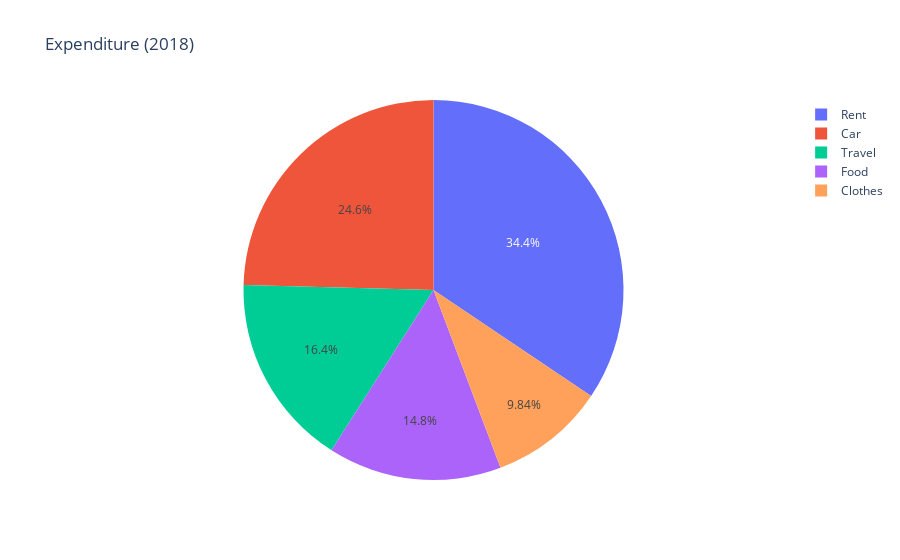
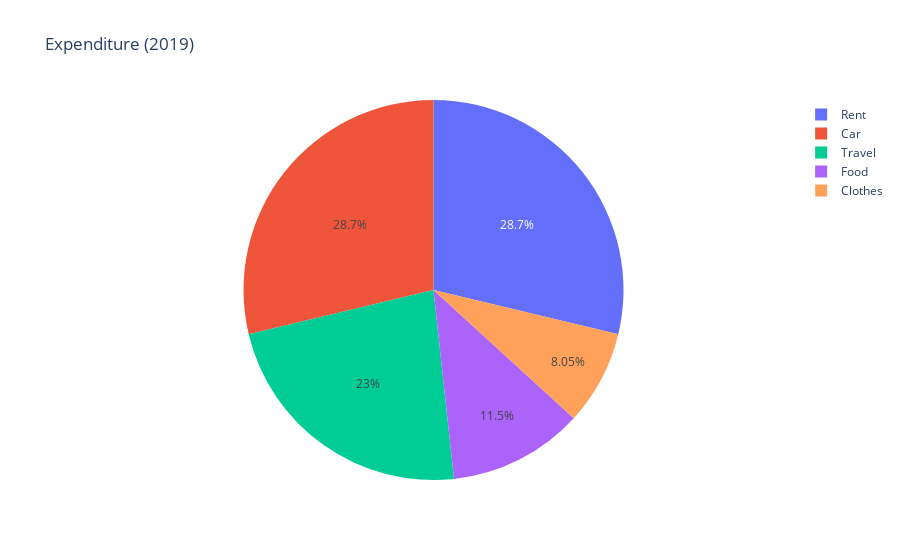
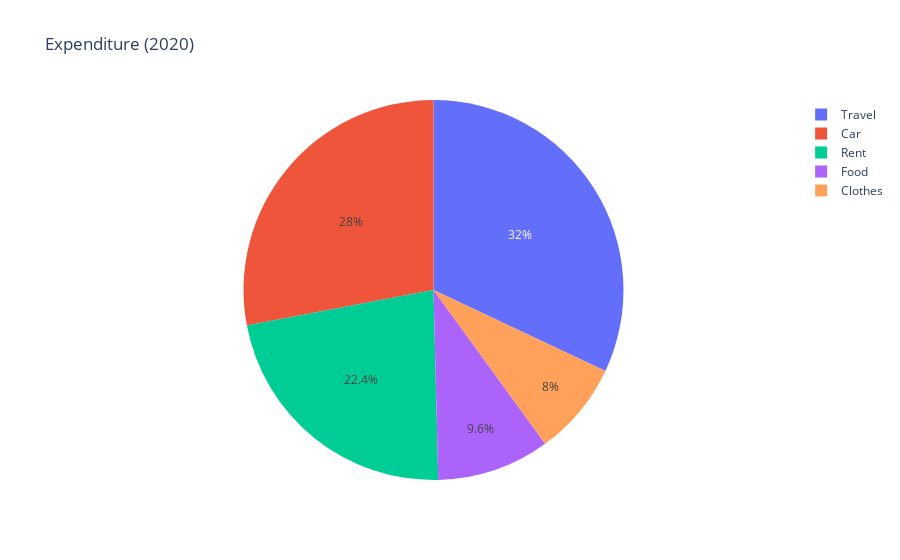

Source (notebook cell) for these figures, in order:
### Code cell
pie = px.pie(data, names="Categories", values='Expenditure 2018', title="Expenditure (2018)")
pie2 = px.pie(data, names="Categories", values='Expenditure 2019', title="Expenditure (2019)")
pie3 = px.pie(data, names="Categories", values='Expenditure 2020', title="Expenditure (2020)")
pie.show()
pie2.show()
pie3.show()

### Figure 1 — Plotly figure (JSON) as saved in the notebook; plotly's stock layout.template omitted (floating-point values rounded to 4 significant figures)
{"data": [{"domain": {"x": [0, 1], "y": [0, 1]}, "hovertemplate": "Categories=%{label}<br>Expenditure 2018=%{value}<extra></extra>", "labels": ["Food", "Rent", "Car", "Clothes", "Travel"], "legendgroup": "", "name": "", "showlegend": true, "type": "pie", "values": [90000, 210000, 150000, 60000, 100000]}], "layout": {"legend": {"tracegroupgap": 0}, "title": {"text": "Expenditure (2018)"}}}

### Figure 2 — Plotly figure (JSON) as saved in the notebook; plotly's stock layout.template omitted (floating-point values rounded to 4 significant figures)
{"data": [{"domain": {"x": [0, 1], "y": [0, 1]}, "hovertemplate": "Categories=%{label}<br>Expenditure 2019=%{value}<extra></extra>", "labels": ["Food", "Rent", "Car", "Clothes", "Travel"], "legendgroup": "", "name": "", "showlegend": true, "type": "pie", "values": [100000, 250000, 250000, 70000, 200000]}], "layout": {"legend": {"tracegroupgap": 0}, "title": {"text": "Expenditure (2019)"}}}

### Figure 3 — Plotly figure (JSON) as saved in the notebook; plotly's stock layout.template omitted (floating-point values rounded to 4 significant figures)
{"data": [{"domain": {"x": [0, 1], "y": [0, 1]}, "hovertemplate": "Categories=%{label}<br>Expenditure 2020=%{value}<extra></extra>", "labels": ["Food", "Rent", "Car", "Clothes", "Travel"], "legendgroup": "", "name": "", "showlegend": true, "type": "pie", "values": [120000, 280000, 350000, 100000, 400000]}], "layout": {"legend": {"tracegroupgap": 0}, "title": {"text": "Expenditure (2020)"}}}
